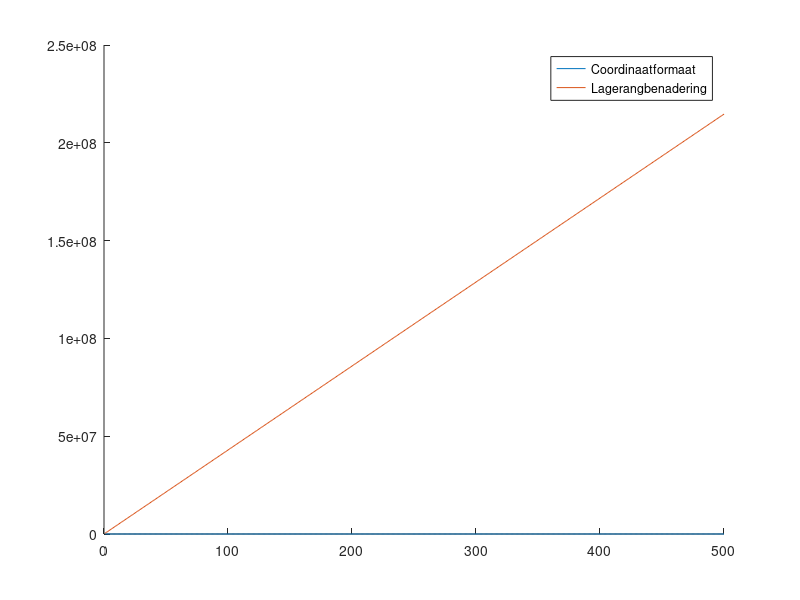

This chart was generated by the following MATLAB code:
close all

m = 48769;
n = 4901;

r = linspace(1, 500, 500);

fullSize = m * n; % 239016869
coordinaatSize = 16 * r;
lagerangSize = 8 * r * (m + n); % 429360 .. 214680000

fig = figure;
hold on;
plot(r, coordinaatSize);
plot(r, lagerangSize);
legend('Coordinaatformaat', 'Lagerangbenadering');

saveas(fig, 'ex2.png')
